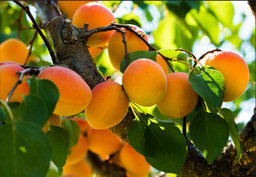
#> input picture Project2_2019030070_2019030132/exercise2_4/Fruit.png, 256 x 177 px, shrunk from 489 x 339 before the run
$ python myKmeans.py
#> lines starting #> are read from the running program, lines starting #| are printed output that depends on the picture
import numpy as np
import matplotlib.pyplot as plt
from skimage import io

# Randomly select initial centroids from the dataset.
def initialize_centroids(X, K):
    indices = np.random.choice(X.shape[0], K, replace=False)
    centroids = X[indices]
    return centroids

# Finds the closest centroid for each sample
def find_closest_centroids(X, centroids):
    idx = np.zeros(X.shape[0], dtype=int)
    for i in range(X.shape[0]):
        distances = np.linalg.norm(X[i] - centroids, axis=1)
        idx[i] = np.argmin(distances)
    return idx

# Compute the mean of samples assigned to each centroid
def compute_centroids(X, idx, K):
    n = X.shape[1]
    centroids = np.zeros((K, n))
    for k in range(K):
        points = X[idx == k]
        if len(points) > 0:
            centroids[k] = np.mean(points, axis=0)
    return centroids

# K-means algorithm for a specified number of iterations
def run_kmeans(X, initial_centroids, max_iters):
    K = initial_centroids.shape[0]
    centroids = initial_centroids
    for i in range(max_iters):
        idx = find_closest_centroids(X, centroids)
        centroids = compute_centroids(X, idx, K)
    return centroids, idx

# Initialize centroids randomly
def kmeans_init_centroids(X, K):
    return initialize_centroids(X, K)

# Load the image
image = io.imread('Fruit.png')
#> image is the input picture: shape (177, 256, 4); mean R, G, B, A 125.1, 108.6, 33.5, 255

# Check the shape of the image
print(f"Original image shape: {image.shape}")
#| Original image shape: (177, 256, 4)

# Handle grayscale images by converting them to RGB
if len(image.shape) == 2:  # Grayscale image
    image = np.stack((image,) * 3, axis=-1)
elif image.shape[2] == 4:  # RGBA image
    image = image[:, :, :3]  # Discard the alpha channel
#> image: shape (177, 256, 3)

# Normalize image values in the range 0 - 1
image = image / 255.0

# Size of the image
img_size = image.shape
#> img_size = (177, 256, 3)
print(f"Processed image shape: {img_size}")
#| Processed image shape: (177, 256, 3)

# Reshape the image to be a Nx3 matrix (N = num of pixels)
X = image.reshape(img_size[0] * img_size[1], 3)
print(f"Reshaped image matrix: {X.shape}")
#| Reshaped image matrix: (45312, 3)

# Perform K-means clustering
K = 200
max_iters = 10

# Initialize the centroids randomly
initial_centroids = kmeans_init_centroids(X, K)
#> in initialize_centroids, `centroids = X[indices]`: centroids = 200 rows, first 8: [0.0196, 0.0353, 0], [0.196, 0.192, 0.125], [1, 0.784, 0.678], [0.765, 0.349, 0], [0.2, 0.298, 0], [0.404, 0.49, 0.0196], [0.204, 0.125, 0.0588], [0.412, 0.541, 0.0627]
#> initial_centroids has the same summary as centroids in initialize_centroids

# Run K-Means
centroids, idx = run_kmeans(X, initial_centroids, max_iters)
#> centroids = 200 rows, first 8: [0.0392, 0.0278, 0.00414], [0.211, 0.204, 0.186], [0.936, 0.762, 0.678], [0.77, 0.337, 0.00305], [0.249, 0.288, 0.00654], [0.42, 0.503, 0.0102], [0.2, 0.149, 0.0612], [0.369, 0.557, 0.13]

# K-Means Image Compression
print('\nApplying K-Means to compress an image.\n')

# Find closest cluster members
idx = find_closest_centroids(X, centroids)

# Recover the image from the indices
X_recovered = centroids[idx]

# Reshape the recovered image into proper dimensions
X_recovered = X_recovered.reshape(img_size[0], img_size[1], 3)
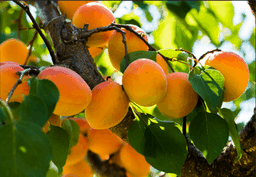
#> X_recovered: shape (177, 256, 3) float64; mean of channels 0, 1, 2 0.491, 0.426, 0.131; drawn as R, G, B

# Display the original image
plt.subplot(1, 2, 1)
plt.imshow(image)
plt.title('Original')

# Display compressed image side by side
plt.subplot(1, 2, 2)
plt.imshow(X_recovered)
plt.title(f'Compressed, with {K} colors.')

plt.show()
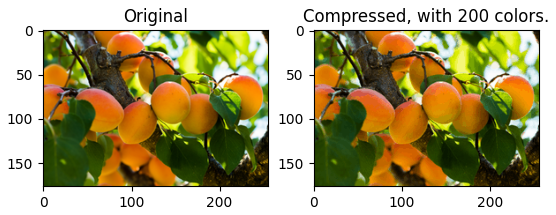
#> figure drawn by matplotlib, 2 panels
